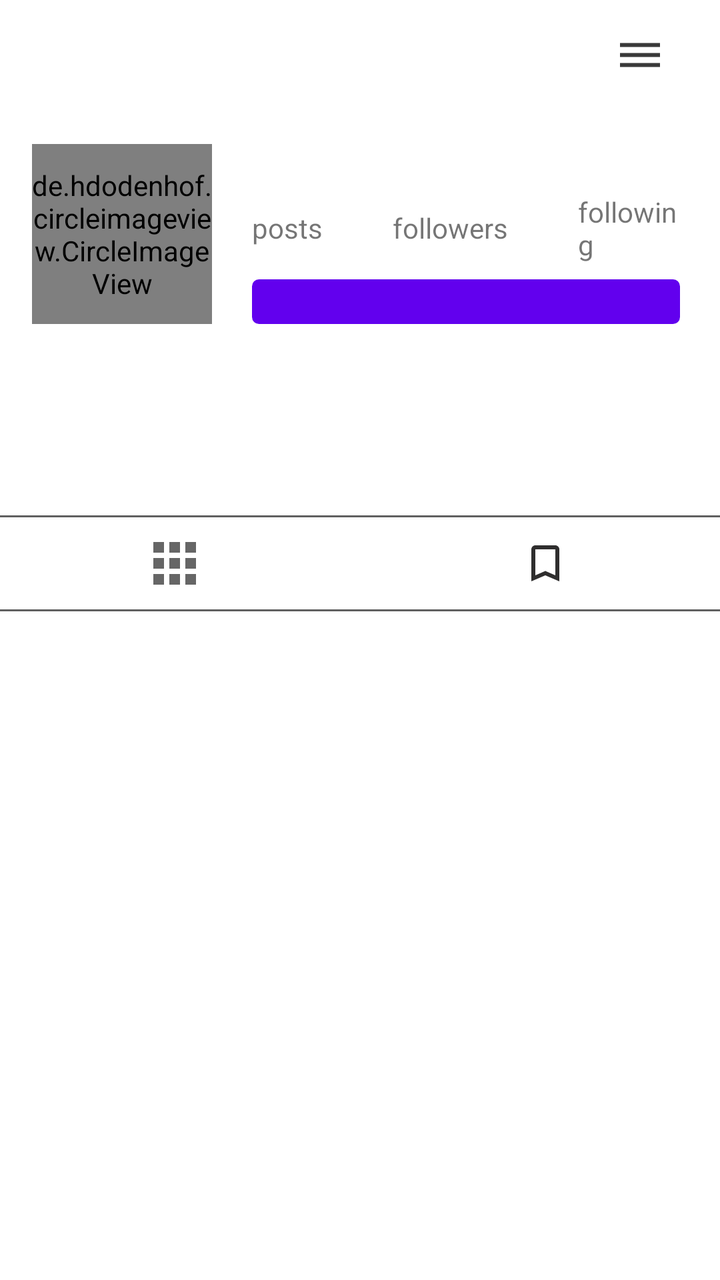
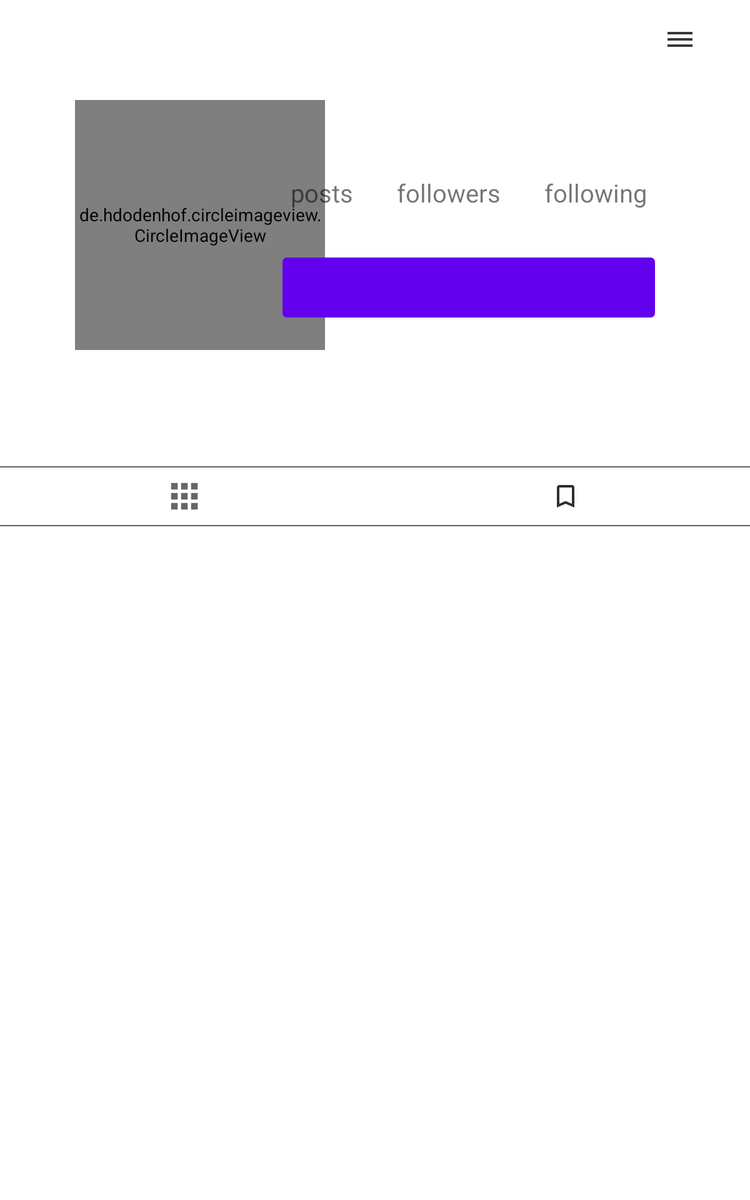

First picture: res/layout/ on a phone held upright. Second picture: the repository's own variant of that layout, on a device whose configuration matches the variant's folder. Source for both follows.
<!-- AndroidManifest.xml: application theme Theme.InstagramApplication -->
<!-- res/layout/fragment_profile.xml -->
<?xml version="1.0" encoding="utf-8"?>
<androidx.constraintlayout.widget.ConstraintLayout xmlns:android="http://schemas.android.com/apk/res/android"
    xmlns:app="http://schemas.android.com/apk/res-auto"
    xmlns:tools="http://schemas.android.com/tools"
    android:layout_width="match_parent"
    android:layout_height="match_parent"
    tools:context=".fragment.ProfileFragment">

    <com.google.android.material.appbar.AppBarLayout
        android:id="@+id/bar"
        android:layout_width="match_parent"
        android:layout_height="wrap_content"
        android:background="?android:attr/windowBackground"
        app:layout_constraintEnd_toEndOf="parent"
        app:layout_constraintStart_toStartOf="parent"
        app:layout_constraintTop_toTopOf="parent">

        <androidx.appcompat.widget.Toolbar
            android:id="@+id/toolbar"
            android:layout_width="match_parent"
            android:layout_height="wrap_content"
            android:background="?android:attr/windowBackground"
            android:elevation="10dp">

            <androidx.constraintlayout.widget.ConstraintLayout
                android:layout_width="match_parent"
                android:layout_height="wrap_content"
                android:layout_marginEnd="16dp">

                <TextView
                    android:id="@+id/username"
                    android:layout_width="wrap_content"
                    android:layout_height="wrap_content"
                    android:maxLines="1"
                    android:textSize="18sp"
                    android:textStyle="bold"
                    app:layout_constraintBottom_toBottomOf="parent"
                    app:layout_constraintStart_toStartOf="parent"
                    app:layout_constraintTop_toTopOf="parent" />

                <ImageView
                    android:id="@+id/options"
                    android:layout_width="wrap_content"
                    android:layout_height="wrap_content"
                    android:src="@drawable/ic_options"
                    android:padding="12dp"
                    android:clickable="true"
                    android:focusable="true"
                    android:background="?selectableItemBackgroundBorderless"
                    app:layout_constraintBottom_toBottomOf="parent"
                    app:layout_constraintEnd_toEndOf="parent"
                    app:layout_constraintTop_toTopOf="parent" />

            </androidx.constraintlayout.widget.ConstraintLayout>
        </androidx.appcompat.widget.Toolbar>
    </com.google.android.material.appbar.AppBarLayout>

    <ScrollView
        android:layout_width="match_parent"
        android:layout_height="wrap_content"
        android:layout_below="@id/bar"
        app:layout_constraintTop_toBottomOf="@+id/bar">

        <LinearLayout
            android:layout_width="match_parent"
            android:layout_height="match_parent"
            android:orientation="vertical">

            <LinearLayout
                android:id="@+id/top_bar"
                android:layout_width="match_parent"
                android:layout_height="match_parent"
                android:orientation="horizontal"
                android:padding="16dp">

                <de.hdodenhof.circleimageview.CircleImageView
                    android:id="@+id/image_profile"
                    android:layout_width="90dp"
                    android:layout_height="90dp" />

                <LinearLayout
                    android:layout_width="match_parent"
                    android:layout_height="90dp"
                    android:orientation="vertical"
                    android:paddingLeft="20dp"
                    android:paddingRight="4dp">

                    <LinearLayout
                        android:layout_width="match_parent"
                        android:layout_height="wrap_content"
                        android:gravity="center"
                        android:orientation="horizontal">

                        <LinearLayout
                            android:layout_width="wrap_content"
                            android:layout_height="wrap_content"
                            android:orientation="vertical">

                            <TextView
                                android:id="@+id/posts"
                                android:layout_width="wrap_content"
                                android:layout_height="wrap_content"
                                android:layout_gravity="center"
                                android:textColor="@color/design_default_color_primary_dark"
                                android:textSize="18sp"
                                android:textStyle="bold" />

                            <TextView
                                android:layout_width="wrap_content"
                                android:layout_height="wrap_content"
                                android:text="posts" />

                        </LinearLayout>

                        <LinearLayout
                            android:layout_width="wrap_content"
                            android:layout_height="wrap_content"
                            android:layout_marginLeft="35dp"
                            android:orientation="vertical">

                            <TextView
                                android:id="@+id/followers"
                                android:layout_width="wrap_content"
                                android:layout_height="wrap_content"
                                android:layout_gravity="center"
                                android:textColor="@color/design_default_color_primary_dark"
                                android:textSize="18sp"
                                android:textStyle="bold" />

                            <TextView
                                android:layout_width="wrap_content"
                                android:layout_height="wrap_content"
                                android:text="followers" />

                        </LinearLayout>

                        <LinearLayout
                            android:layout_width="wrap_content"
                            android:layout_height="wrap_content"
                            android:layout_marginLeft="35dp"
                            android:orientation="vertical">

                            <TextView
                                android:id="@+id/following"
                                android:layout_width="wrap_content"
                                android:layout_height="wrap_content"
                                android:layout_gravity="center"
                                android:textColor="@color/design_default_color_primary_dark"
                                android:textSize="18sp"
                                android:textStyle="bold" />


                            <TextView
                                android:layout_width="wrap_content"
                                android:layout_height="wrap_content"
                                android:text="following" />

                        </LinearLayout>

                    </LinearLayout>

                    <Button
                        android:id="@+id/edit_profile"
                        android:layout_width="match_parent"
                        android:layout_height="match_parent"
                        android:layout_marginTop="8dp"
                        android:background="@drawable/button_black" />

                </LinearLayout>

            </LinearLayout>

            <LinearLayout
                android:id="@+id/mid_bar"
                android:layout_width="match_parent"
                android:layout_height="wrap_content"
                android:layout_below="@id/top_bar"
                android:orientation="vertical"
                android:paddingHorizontal="16dp"
                android:paddingVertical="12dp">

                <TextView
                    android:id="@+id/fullname"
                    android:layout_width="wrap_content"
                    android:layout_height="wrap_content"
                    android:maxLines="1"
                    android:textColor="@color/design_default_color_primary"
                    android:textSize="16sp"
                    android:textStyle="bold" />

                <TextView
                    android:id="@+id/bio"
                    android:layout_width="wrap_content"
                    android:layout_height="wrap_content"
                    android:layout_marginTop="5dp"
                    android:maxLines="5" />

            </LinearLayout>

            <LinearLayout
                android:id="@+id/last_bar"
                android:layout_width="match_parent"
                android:layout_height="wrap_content"
                android:layout_below="@id/mid_bar"
                android:layout_marginLeft="-5dp"
                android:layout_marginTop="10dp"
                android:layout_marginRight="-5dp"
                android:background="@drawable/button_black"
                android:orientation="horizontal">

                <ImageButton
                    android:id="@+id/my_fotos"
                    style="?android:attr/buttonBarButtonStyle"
                    android:layout_width="0dp"
                    android:layout_height="wrap_content"
                    android:layout_weight="1"
                    android:clickable="true"
                    android:focusable="true"
                    android:foreground="?android:attr/selectableItemBackground"
                    android:src="@drawable/ic_grid" />

                <View
                    android:layout_width="1dp"
                    android:layout_height="match_parent"
                    android:background="?attr/separator"/>

                <ImageButton
                    android:id="@+id/saved_fotos"
                    style="?android:attr/buttonBarButtonStyle"
                    android:layout_width="0dp"
                    android:layout_height="wrap_content"
                    android:layout_weight="1"
                    android:clickable="true"
                    android:focusable="true"
                    android:foreground="?android:attr/selectableItemBackground"
                    android:src="@drawable/ic_save_black" />

            </LinearLayout>

            <androidx.recyclerview.widget.RecyclerView
                android:id="@+id/recycler_view"
                android:layout_width="match_parent"
                android:layout_height="wrap_content"
                android:layout_below="@id/last_bar" />

            <androidx.recyclerview.widget.RecyclerView
                android:id="@+id/recycler_view_save"
                android:layout_width="match_parent"
                android:layout_height="wrap_content"
                android:layout_below="@id/last_bar"
                android:visibility="gone" />

        </LinearLayout>

    </ScrollView>

</androidx.constraintlayout.widget.ConstraintLayout>
<!-- resources referenced by this layout -->
<resources>
  <!-- drawable button_black (drawable) -->
  <?xml version="1.0" encoding="utf-8"?>
  <shape
      xmlns:android="http://schemas.android.com/apk/res/android"
      android:shape="rectangle">
  
      <corners android:radius="3dp"/>
      <stroke android:width="1dp"
          android:color="#606060"/>
  </shape>
  <!-- drawable ic_grid (drawable) -->
  <vector xmlns:android="http://schemas.android.com/apk/res/android"
      android:width="32dp"
      android:height="32dp"
      android:viewportWidth="24"
      android:viewportHeight="24"
      android:tint="?attr/colorControlNormal">
    <path
        android:fillColor="@android:color/white"
        android:pathData="M4,8h4L8,4L4,4v4zM10,20h4v-4h-4v4zM4,20h4v-4L4,16v4zM4,14h4v-4L4,10v4zM10,14h4v-4h-4v4zM16,4v4h4L20,4h-4zM10,8h4L14,4h-4v4zM16,14h4v-4h-4v4zM16,20h4v-4h-4v4z"/>
  </vector>
  <!-- drawable ic_options (drawable) -->
  <vector android:height="24dp" android:tint="#393939"
      android:viewportHeight="24" android:viewportWidth="24"
      android:width="24dp" xmlns:android="http://schemas.android.com/apk/res/android">
      <path android:fillColor="@android:color/white" android:pathData="M2,15.5v2h20v-2L2,15.5zM2,10.5v2h20v-2L2,10.5zM2,5.5v2h20v-2L2,5.5z"/>
  </vector>
  <!-- drawable ic_save_black (drawable) -->
  <vector xmlns:android="http://schemas.android.com/apk/res/android"
      android:width="32dp"
      android:height="32dp"
      android:viewportWidth="24"
      android:viewportHeight="24"
      android:tint="?attr/monoThemeColor">
    <path
        android:fillColor="@android:color/white"
        android:pathData="M17,3L7,3c-1.1,0 -1.99,0.9 -1.99,2L5,21l7,-3 7,3L19,5c0,-1.1 -0.9,-2 -2,-2zM17,18l-5,-2.18L7,18L7,5h10v13z"/>
  </vector>
  <style name="Theme.InstagramApplication" parent="Theme.MaterialComponents.DayNight.NoActionBar">
          
          <item name="colorPrimary">@color/purple_500</item>
          <item name="colorPrimaryVariant">@color/purple_700</item>
          <item name="colorOnPrimary">@color/white</item>
          
          <item name="colorSecondary">@color/teal_200</item>
          <item name="colorSecondaryVariant">@color/teal_700</item>
          <item name="colorOnSecondary">@color/black</item>
          
          <item name="android:statusBarColor" tools:targetApi="l">?attr/colorPrimaryVariant</item>
          
      </style>
  <color name="purple_500">#FF6200EE</color>
  <color name="purple_700">#FF3700B3</color>
  <color name="white">#FFFFFFFF</color>
  <color name="teal_200">#FF03DAC5</color>
  <color name="teal_700">#FF018786</color>
  <color name="black">#FF000000</color>
</resources>
<!-- res/layout-sw600dp/fragment_profile.xml (the repository's variant of the layout above) -->
<!-- drawn on a 7-inch tablet held upright -->
<?xml version="1.0" encoding="utf-8"?>
<androidx.constraintlayout.widget.ConstraintLayout xmlns:android="http://schemas.android.com/apk/res/android"
    xmlns:app="http://schemas.android.com/apk/res-auto"
    xmlns:tools="http://schemas.android.com/tools"
    android:layout_width="match_parent"
    android:layout_height="match_parent"
    tools:context=".fragment.ProfileFragment">

    <com.google.android.material.appbar.AppBarLayout
        android:id="@+id/bar"
        android:layout_width="match_parent"
        android:layout_height="wrap_content"
        android:background="?android:attr/windowBackground"
        app:layout_constraintEnd_toEndOf="parent"
        app:layout_constraintStart_toStartOf="parent"
        app:layout_constraintTop_toTopOf="parent">

        <androidx.appcompat.widget.Toolbar
            android:id="@+id/toolbar"
            android:layout_width="match_parent"
            android:layout_height="wrap_content"
            android:background="?android:attr/windowBackground"
            android:elevation="10dp">

            <androidx.constraintlayout.widget.ConstraintLayout
                android:layout_width="match_parent"
                android:layout_height="wrap_content"
                android:layout_marginEnd="16dp">

                <TextView
                    android:id="@+id/username"
                    android:layout_width="wrap_content"
                    android:layout_height="wrap_content"
                    android:maxLines="1"
                    android:textSize="18sp"
                    android:textStyle="bold"
                    app:layout_constraintBottom_toBottomOf="parent"
                    app:layout_constraintStart_toStartOf="parent"
                    app:layout_constraintTop_toTopOf="parent" />

                <ImageView
                    android:id="@+id/options"
                    android:layout_width="wrap_content"
                    android:layout_height="wrap_content"
                    android:background="?selectableItemBackgroundBorderless"
                    android:clickable="true"
                    android:focusable="true"
                    android:padding="12dp"
                    android:src="@drawable/ic_options"
                    app:layout_constraintBottom_toBottomOf="parent"
                    app:layout_constraintEnd_toEndOf="parent"
                    app:layout_constraintTop_toTopOf="parent" />

            </androidx.constraintlayout.widget.ConstraintLayout>
        </androidx.appcompat.widget.Toolbar>
    </com.google.android.material.appbar.AppBarLayout>

    <ScrollView
        android:layout_width="0dp"
        android:layout_height="0dp"
        android:paddingTop="16dp"
        app:layout_constraintBottom_toBottomOf="parent"
        app:layout_constraintEnd_toEndOf="parent"
        app:layout_constraintStart_toStartOf="parent"
        app:layout_constraintTop_toBottomOf="@+id/bar">

        <androidx.constraintlayout.widget.ConstraintLayout
            android:layout_width="match_parent"
            android:layout_height="wrap_content">

            <androidx.constraintlayout.widget.Guideline
                android:id="@+id/guidelineStart"
                android:layout_width="wrap_content"
                android:layout_height="match_parent"
                android:orientation="vertical"
                app:layout_constraintGuide_percent="0.1" />

            <androidx.constraintlayout.widget.Guideline
                android:id="@+id/guidelineProfileInfo"
                android:layout_width="wrap_content"
                android:layout_height="match_parent"
                android:orientation="vertical"
                app:layout_constraintGuide_percent="0.35" />

            <androidx.constraintlayout.widget.Guideline
                android:id="@+id/guidelineEnd"
                android:layout_width="wrap_content"
                android:layout_height="match_parent"
                android:orientation="vertical"
                app:layout_constraintGuide_percent="0.9" />

            <de.hdodenhof.circleimageview.CircleImageView
                android:id="@+id/image_profile"
                android:layout_width="200dp"
                android:layout_height="200dp"
                app:layout_constraintStart_toStartOf="@+id/guidelineStart"
                app:layout_constraintTop_toTopOf="parent" />

            <LinearLayout
                android:id="@+id/linearLayout5"
                android:layout_width="0dp"
                android:layout_height="match_parent"
                android:gravity="center_horizontal"
                android:orientation="horizontal"
                app:layout_constraintEnd_toStartOf="@+id/guidelineEnd"
                app:layout_constraintStart_toStartOf="@+id/guidelineProfileInfo"
                app:layout_constraintTop_toTopOf="parent">

                <LinearLayout
                    android:id="@+id/linearLayout4"
                    android:layout_width="match_parent"
                    android:layout_height="100dp"
                    android:gravity="center"
                    android:orientation="horizontal"
                    app:layout_constraintEnd_toStartOf="@+id/guidelineEnd"
                    app:layout_constraintStart_toStartOf="@+id/guidelineProfileInfo">

                    <LinearLayout
                        android:layout_width="wrap_content"
                        android:layout_height="wrap_content"
                        android:orientation="vertical">

                        <TextView
                            android:id="@+id/posts"
                            android:layout_width="wrap_content"
                            android:layout_height="wrap_content"
                            android:layout_gravity="center"
                            android:textColor="@color/design_default_color_primary_dark"
                            android:textSize="36sp"
                            android:textStyle="bold" />

                        <TextView
                            android:layout_width="wrap_content"
                            android:layout_height="wrap_content"
                            android:text="posts"
                            android:textSize="20sp"/>

                    </LinearLayout>

                    <LinearLayout
                        android:layout_width="wrap_content"
                        android:layout_height="wrap_content"
                        android:layout_marginLeft="35dp"
                        android:orientation="vertical">

                        <TextView
                            android:id="@+id/followers"
                            android:layout_width="wrap_content"
                            android:layout_height="wrap_content"
                            android:layout_gravity="center"
                            android:textColor="@color/design_default_color_primary_dark"
                            android:textSize="36sp"
                            android:textStyle="bold" />

                        <TextView
                            android:layout_width="wrap_content"
                            android:layout_height="wrap_content"
                            android:text="followers"
                            android:textSize="20sp"/>

                    </LinearLayout>

                    <LinearLayout
                        android:layout_width="wrap_content"
                        android:layout_height="wrap_content"
                        android:layout_marginLeft="35dp"
                        android:orientation="vertical">

                        <TextView
                            android:id="@+id/following"
                            android:layout_width="wrap_content"
                            android:layout_height="wrap_content"
                            android:layout_gravity="center"
                            android:textColor="@color/design_default_color_primary_dark"
                            android:textSize="36sp"
                            android:textStyle="bold" />


                        <TextView
                            android:layout_width="wrap_content"
                            android:layout_height="wrap_content"
                            android:text="following"
                            android:textSize="20sp"/>

                    </LinearLayout>

                </LinearLayout>


            </LinearLayout>

            <Button
                android:id="@+id/edit_profile"
                android:layout_width="0dp"
                android:layout_height="match_parent"
                android:background="@drawable/button_black"
                android:layout_marginHorizontal="16dp"
                app:layout_constraintBottom_toTopOf="@+id/mid_bar"
                app:layout_constraintEnd_toStartOf="@+id/guidelineEnd"
                app:layout_constraintStart_toStartOf="@+id/guidelineProfileInfo"
                app:layout_constraintTop_toBottomOf="@+id/linearLayout5" />

            <LinearLayout
                android:id="@+id/mid_bar"
                android:layout_width="0dp"
                android:layout_height="wrap_content"
                android:orientation="vertical"
                android:paddingVertical="12dp"
                app:layout_constraintEnd_toStartOf="@+id/guidelineEnd"
                app:layout_constraintStart_toStartOf="@+id/guidelineStart"
                app:layout_constraintTop_toBottomOf="@+id/image_profile">

                <TextView
                    android:id="@+id/fullname"
                    android:layout_width="wrap_content"
                    android:layout_height="wrap_content"
                    android:maxLines="1"
                    android:textColor="@color/design_default_color_primary"
                    android:textSize="24sp"
                    android:textStyle="bold" />

                <TextView
                    android:id="@+id/bio"
                    android:layout_width="wrap_content"
                    android:layout_height="wrap_content"
                    android:layout_marginTop="5dp"
                    android:maxLines="5"
                    android:textSize="16dp" />

            </LinearLayout>

            <LinearLayout
                android:layout_width="match_parent"
                android:layout_height="match_parent"
                android:orientation="vertical"
                app:layout_constraintTop_toBottomOf="@+id/mid_bar">

                <LinearLayout
                    android:id="@+id/last_bar"
                    android:layout_width="match_parent"
                    android:layout_height="wrap_content"
                    android:layout_below="@id/mid_bar"
                    android:layout_marginLeft="-5dp"
                    android:layout_marginTop="10dp"
                    android:layout_marginRight="-5dp"
                    android:background="@drawable/button_black"
                    android:orientation="horizontal">

                    <ImageButton
                        android:id="@+id/my_fotos"
                        style="?android:attr/buttonBarButtonStyle"
                        android:layout_width="0dp"
                        android:layout_height="wrap_content"
                        android:layout_weight="1"
                        android:clickable="true"
                        android:focusable="true"
                        android:foreground="?android:attr/selectableItemBackground"
                        android:src="@drawable/ic_grid" />

                    <View
                        android:layout_width="1dp"
                        android:layout_height="match_parent"
                        android:background="?attr/separator" />

                    <ImageButton
                        android:id="@+id/saved_fotos"
                        style="?android:attr/buttonBarButtonStyle"
                        android:layout_width="0dp"
                        android:layout_height="wrap_content"
                        android:layout_weight="1"
                        android:clickable="true"
                        android:focusable="true"
                        android:foreground="?android:attr/selectableItemBackground"
                        android:src="@drawable/ic_save_black" />

                </LinearLayout>

                <androidx.recyclerview.widget.RecyclerView
                    android:id="@+id/recycler_view"
                    android:layout_width="match_parent"
                    android:layout_height="wrap_content"
                    android:layout_below="@id/last_bar" />

                <androidx.recyclerview.widget.RecyclerView
                    android:id="@+id/recycler_view_save"
                    android:layout_width="match_parent"
                    android:layout_height="wrap_content"
                    android:layout_below="@id/last_bar"
                    android:visibility="gone" />

            </LinearLayout>
        </androidx.constraintlayout.widget.ConstraintLayout>
    </ScrollView>
</androidx.constraintlayout.widget.ConstraintLayout>
